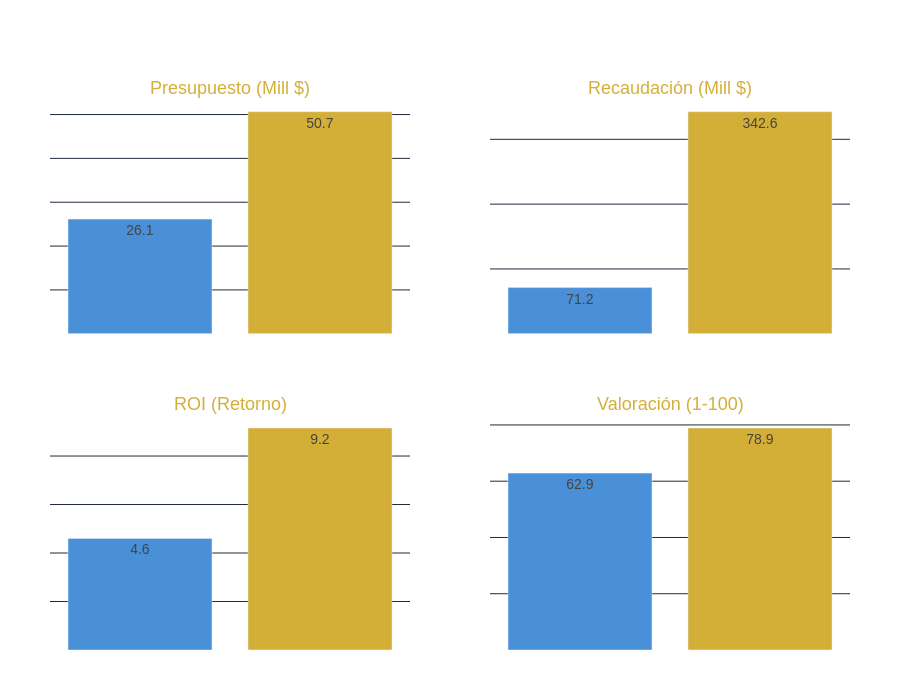

Here is the notebook cell this chart was saved with:
### Code cell
import plotly.graph_objects as go
from plotly.subplots import make_subplots

# --- CONFIGURACIÓN DE DATOS (Basado en tu código) ---
metricas = ['budget_M', 'revenue_M', 'ROI', 'averageRating']
titulos = ['Presupuesto (Mill $)', 'Recaudación (Mill $)', 'ROI (Retorno)', 'Valoración (1-100)']
colores = ['#4A90D9', '#D4AF37'] # Azul suave y Dorado Premios

# --- CREACIÓN DEL DASHBOARD ---
fig = make_subplots(
    rows=2, cols=2, 
    subplot_titles=titulos,
    vertical_spacing=0.15,
    horizontal_spacing=0.1
)

for i, (metrica, titulo) in enumerate(zip(metricas, titulos)):
    row = (i // 2) + 1
    col = (i % 2) + 1
    
    valores = [rest[metrica].mean(), big_ones[metrica].mean()]
    grupos = ['Resto', 'Grandes Ganadores']
    
    # Añadimos las barras
    fig.add_trace(
        go.Bar(
            x=grupos,
            y=valores,
            marker_color=colores,
            text=[f"{v:.1f}" for v in valores], # Etiquetas de datos sobre las barras
            textposition='auto',
            name=titulo,
            showlegend=False
        ),
        row=row, col=col
    )

# --- ESTILO "ORBIT" PARA POWERPOINT ---
fig.update_layout(
    # Fondo transparente para que se funda con tu PowerPoint
    paper_bgcolor='rgba(0,0,0,0)', 
    plot_bgcolor='rgba(0,0,0,0)',
    
    # Tipografía y colores de títulos
    font=dict(family="Arial, sans-serif", size=14, color="white"),
    height=700,
    width=900,
    margin=dict(t=100, b=50, l=50, r=50)
)

# Limpieza de ejes (estética minimalista)
fig.update_xaxes(showgrid=False, zeroline=False, color="white")
fig.update_yaxes(showgrid=True, gridcolor="#1e293b", zeroline=False, color="white")

# Personalización de los títulos de los subplots
for i in fig['layout']['annotations']:
    i['font'] = dict(size=18, color="#D4AF37")

fig.show()

# OPCIONAL: Guardar como imagen para pegar en tu PPT
# fig.write_image("conclusiones_cine.png", scale=3)

### Figure 1 — Plotly figure (JSON) as saved in the notebook; plotly's stock layout.template omitted (floating-point values rounded to 4 significant figures)
{"data": [{"marker": {"color": ["#4A90D9", "#D4AF37"]}, "name": "Presupuesto (Mill $)", "showlegend": false, "text": ["26.1", "50.7"], "textposition": "auto", "type": "bar", "x": ["Resto", "Grandes Ganadores"], "xaxis": "x", "y": [26.15, 50.65], "yaxis": "y"}, {"marker": {"color": ["#4A90D9", "#D4AF37"]}, "name": "Recaudación (Mill $)", "showlegend": false, "text": ["71.2", "342.6"], "textposition": "auto", "type": "bar", "x": ["Resto", "Grandes Ganadores"], "xaxis": "x2", "y": [71.23, 342.6], "yaxis": "y2"}, {"marker": {"color": ["#4A90D9", "#D4AF37"]}, "name": "ROI (Retorno)", "showlegend": false, "text": ["4.6", "9.2"], "textposition": "auto", "type": "bar", "x": ["Resto", "Grandes Ganadores"], "xaxis": "x3", "y": [4.601, 9.159], "yaxis": "y3"}, {"marker": {"color": ["#4A90D9", "#D4AF37"]}, "name": "Valoración (1-100)", "showlegend": false, "text": ["62.9", "78.9"], "textposition": "auto", "type": "bar", "x": ["Resto", "Grandes Ganadores"], "xaxis": "x4", "y": [62.88, 78.93], "yaxis": "y4"}], "layout": {"annotations": [{"font": {"color": "#D4AF37", "size": 18}, "showarrow": false, "text": "Presupuesto (Mill $)", "x": 0.225, "xanchor": "center", "xref": "paper", "y": 1, "yanchor": "bottom", "yref": "paper"}, {"font": {"color": "#D4AF37", "size": 18}, "showarrow": false, "text": "Recaudación (Mill $)", "x": 0.775, "xanchor": "center", "xref": "paper", "y": 1, "yanchor": "bottom", "yref": "paper"}, {"font": {"color": "#D4AF37", "size": 18}, "showarrow": false, "text": "ROI (Retorno)", "x": 0.225, "xanchor": "center", "xref": "paper", "y": 0.425, "yanchor": "bottom", "yref": "paper"}, {"font": {"color": "#D4AF37", "size": 18}, "showarrow": false, "text": "Valoración (1-100)", "x": 0.775, "xanchor": "center", "xref": "paper", "y": 0.425, "yanchor": "bottom", "yref": "paper"}], "font": {"color": "white", "family": "Arial, sans-serif", "size": 14}, "height": 700, "margin": {"b": 50, "l": 50, "r": 50, "t": 100}, "paper_bgcolor": "rgba(0,0,0,0)", "plot_bgcolor": "rgba(0,0,0,0)", "width": 900, "xaxis": {"anchor": "y", "color": "white", "domain": [0, 0.45], "showgrid": false, "zeroline": false}, "xaxis2": {"anchor": "y2", "color": "white", "domain": [0.55, 1], "showgrid": false, "zeroline": false}, "xaxis3": {"anchor": "y3", "color": "white", "domain": [0, 0.45], "showgrid": false, "zeroline": false}, "xaxis4": {"anchor": "y4", "color": "white", "domain": [0.55, 1], "showgrid": false, "zeroline": false}, "yaxis": {"anchor": "x", "color": "white", "domain": [0.575, 1], "gridcolor": "#1e293b", "showgrid": true, "zeroline": false}, "yaxis2": {"anchor": "x2", "color": "white", "domain": [0.575, 1], "gridcolor": "#1e293b", "showgrid": true, "zeroline": false}, "yaxis3": {"anchor": "x3", "color": "white", "domain": [0, 0.425], "gridcolor": "#1e293b", "showgrid": true, "zeroline": false}, "yaxis4": {"anchor": "x4", "color": "white", "domain": [0, 0.425], "gridcolor": "#1e293b", "showgrid": true, "zeroline": false}}}
